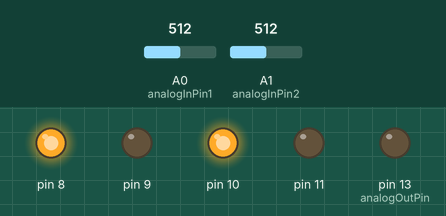
A sketch run on a simulated Arduino Uno, built with avr-gcc and run on an emulated ATmega328P. Shown: output pins drawn as LEDs (lit = HIGH). The test bench sets the inputs (shaded band); at power-on: A0 (analogInPin1) = 512, A1 (analogInPin2) = 512.

Above: at 1.8 s.
1.9 s: A0 (analogInPin1) set to 417
3.4 s: A0 (analogInPin1) set to 388
At 4.9 s:
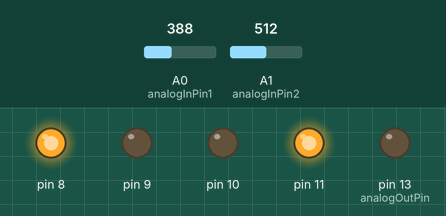
5.5 s: A1 (analogInPin2) set to 412
7.2 s: A1 (analogInPin2) set to 388
At 8.4 s:
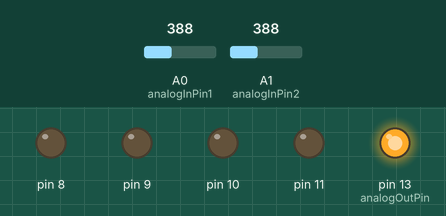
10.7 s: A0 (analogInPin1) set to 308
14.2 s: A0 (analogInPin1) set to 289
At 15.4 s:
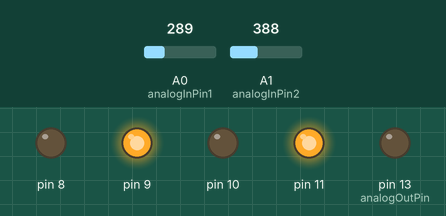
Timing chart, 0 to 17.0 s (numbered marks = the images above; inputs shaded):
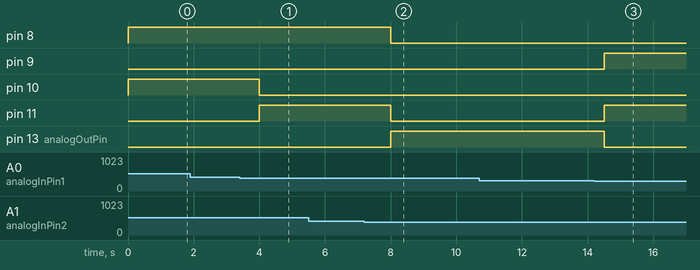

The sketch:

gesture_controlled_robot_program.ino
```cpp
const int analogInPin1 = A0;  // Analog input pin that the potentiometer is attached to

const int analogInPin2 = A1;

const int analogOutPin =13; // Analog output pin that the LED is attached to


int sensorValue1 = 0;        // value read from the pot

int sensorValue2 = 0;        // value output to the PWM (analog out)


void setup() {

  pinMode(13, OUTPUT);

  pinMode(8, OUTPUT);

  pinMode(9, OUTPUT);

  pinMode(10, OUTPUT);

  pinMode(11, OUTPUT);

}


void loop() {

  // read the analog in value:

  sensorValue1 = analogRead(analogInPin1);

  sensorValue2 = analogRead(analogInPin2);


  if(sensorValue1 > 400)

  {

      digitalWrite(8, HIGH);

  digitalWrite(9, LOW); //right

  digitalWrite(10, HIGH);

  digitalWrite(11, LOW);

    delay(1000);


  }

  else if(sensorValue1 < 300)

  {

      digitalWrite(9, HIGH);//   back

  digitalWrite(8, LOW);

  digitalWrite(11, HIGH);

  digitalWrite(10, LOW);

    delay(1000);

  }

  else if(sensorValue2 > 400)

  {

  digitalWrite(8, HIGH);   //left

  digitalWrite(9, LOW);

  digitalWrite(11, HIGH);

  digitalWrite(10, LOW);

    delay(1000);

  }

  else  if(sensorValue2 < 300)

  {

      digitalWrite(9, HIGH);   //right

  digitalWrite(8, LOW);

  digitalWrite(10, HIGH);

  digitalWrite(11, LOW);

    delay(1000);

  }

  else

  {

  digitalWrite(8, LOW);

  digitalWrite(9, LOW);

  digitalWrite(11, LOW);

  digitalWrite(10, LOW);

    digitalWrite(13, HIGH);

    delay(500);

    digitalWrite(13, LOW);

  }


}
```

Measured:
- the behaviour switches between 401 and 400 on A0 (analogInPin1) (found by bisection; images 0 and 1)
- the behaviour switches between 401 and 400 on A1 (analogInPin2) (found by bisection; images 1 and 2)
- the behaviour switches between 300 and 299 on A0 (analogInPin1) (found by bisection; images 2 and 3)
- after the input at 1.9 s, every drawn part: stays the same
- after the input at 3.4 s, pin 10: HIGH → LOW after 0.60 s; pin 11: LOW → HIGH after 0.60 s
- after the input at 5.5 s, every drawn part: stays the same
- after the input at 7.2 s, pin 8, pin 11: HIGH → LOW after 0.80 s; pin 13 (analogOutPin): LOW → HIGH after 0.80 s
- after the input at 14.2 s, pin 9, pin 11: LOW → HIGH after 0.31 s; pin 13 (analogOutPin): HIGH → LOW after 0.31 s
